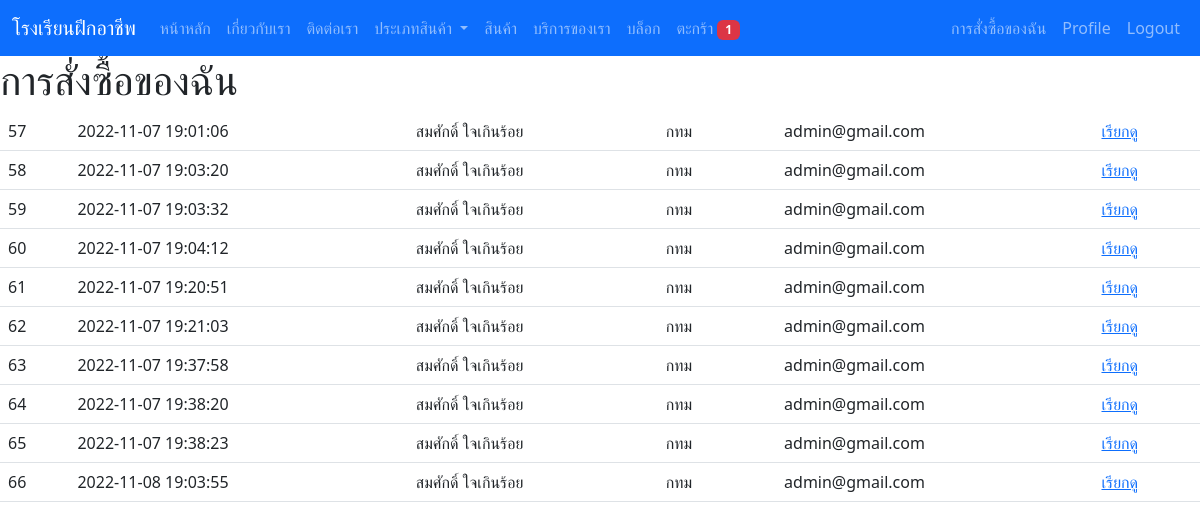
The page /order_view.php (signed in) on the database as committed earlier.
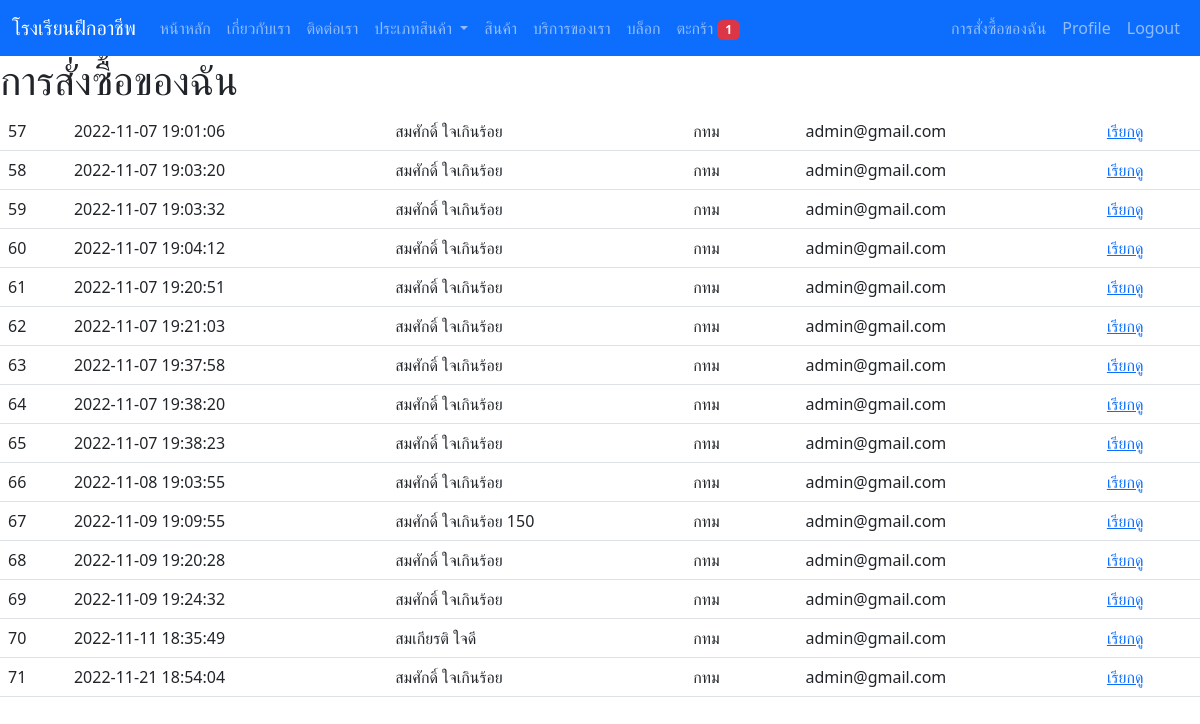
The same page on the database as committed later.
### tables this page shows
CREATE TABLE `tbl_orders` (
  `order_id` int(11) NOT NULL,
  `order_date` datetime DEFAULT NULL,
  `name` varchar(50) DEFAULT NULL,
  `address` varchar(250) DEFAULT NULL,
  `tel` varchar(20) DEFAULT NULL,
  `email` varchar(20) DEFAULT NULL
);

### order_view.php (the view, shortened to what this page needs)
<?php
  include "navbar.php";
?>
<h1>การสั่งซื้อของฉัน</h1>
<table class="table table-responsive">
<?php
  $sql = "SELECT * FROM tbl_orders WHERE email='$_SESSION[email]'";
  $result = mysqli_query($conn, $sql);
  while($row=mysqli_fetch_array($result)){
?>
  <tr>
     <td><?= $row[order_id]; ?></td>
     <td><?= $row[order_date]; ?></td>
     <td><?= $row[name]; ?></td>
     <td><?= $row[address]; ?></td>
     <td><?= $row[tel]; ?></td>
     <td><?= $row[email]; ?></td>
     <td><a href="order_detail.php">เรียกดู</a></td>
  </tr>
<?php
  }
?>
</table>

### navbar.php (shortened to what this page needs)
<link href="https://cdn.jsdelivr.net/npm/bootstrap@5.2.2/dist/css/bootstrap.min.css" rel="stylesheet" />
<nav class="navbar navbar-expand-lg bg-primary navbar-dark">
  <div class="container-fluid">
    <a class="navbar-brand" href="./">โรงเรียนฝึกอาชีพ</a>
    <div class="collapse navbar-collapse" id="navbarSupportedContent">
      <ul class="navbar-nav me-auto mb-2 mb-lg-0">
        <li class="nav-item">
          <a class="nav-link" href="./">หน้าหลัก</a>
        </li>
        <li class="nav-item">
          <a class="nav-link" href="about.php">เกี่ยวกับเรา</a>
        </li>
        <li class="nav-item">
          <a class="nav-link" href="contact.php">ติดต่อเรา</a>
        </li>
        <li class="nav-item dropdown">
          <a class="nav-link dropdown-toggle" href="#" role="button" data-bs-toggle="dropdown" aria-expanded="false">
            ประเภทสินค้า
          </a>
        </li>
        <li class="nav-item">
          <a class="nav-link" href="product_select.php">สินค้า</a>
        </li>
        <li class="nav-item">
          <a class="nav-link" href="service.php">บริการของเรา</a>
        </li>
        <li class="nav-item">
          <a class="nav-link" href="blog_select.php">บล็อก</a>
        </li>
        <li class="nav-item">
          <a class="nav-link" href="order_list.php" class="position-relative">ตะกร้า
             <span class="badge text-bg-danger"><?php echo $_SESSION[intLine]+1; ?></span>
          </a>
        </li>
      </ul>
      <ul class="navbar-nav ms-auto mb-2 mb-lg-0">
<?php
  if($_SESSION['email']){
?>
<li class="nav-item"><a href="order_view.php"  class="nav-link"> การสั่งซื้อของฉัน </a></li>
<li class="nav-item"><a href="profile.php"  class="nav-link"> Profile </a></li>
<li class="nav-item"><a href="logout.php"  class="nav-link"> Logout </a></li>
<?php
  }else{
?>
    <li class="nav-item"><a href="login.php"  class="nav-link"> Login </a></li>
    <li class="nav-item"><a href="register.php"  class="nav-link"> Register </a></li>
<?php
   }
?>
</ul>
    </div>
  </div>
</nav>

Rows that differ between the two databases and show on the page:
added tbl_orders: order_id "67", order_date "2022-11-09 19:09:55", name "สมศักดิ์ ใจเกินร้อย 150", address "กทม", email "admin@gmail.com"
added tbl_orders: order_id "68", order_date "2022-11-09 19:20:28", name "สมศักดิ์ ใจเกินร้อย", address "กทม", email "admin@gmail.com"
added tbl_orders: order_id "69", order_date "2022-11-09 19:24:32", name "สมศักดิ์ ใจเกินร้อย", address "กทม", email "admin@gmail.com"
added tbl_orders: order_id "70", order_date "2022-11-11 18:35:49", name "สมเกียรติ ใจดี", address "กทม", email "admin@gmail.com"
added tbl_orders: order_id "71", order_date "2022-11-21 18:54:04", name "สมศักดิ์ ใจเกินร้อย", address "กทม", email "admin@gmail.com"
